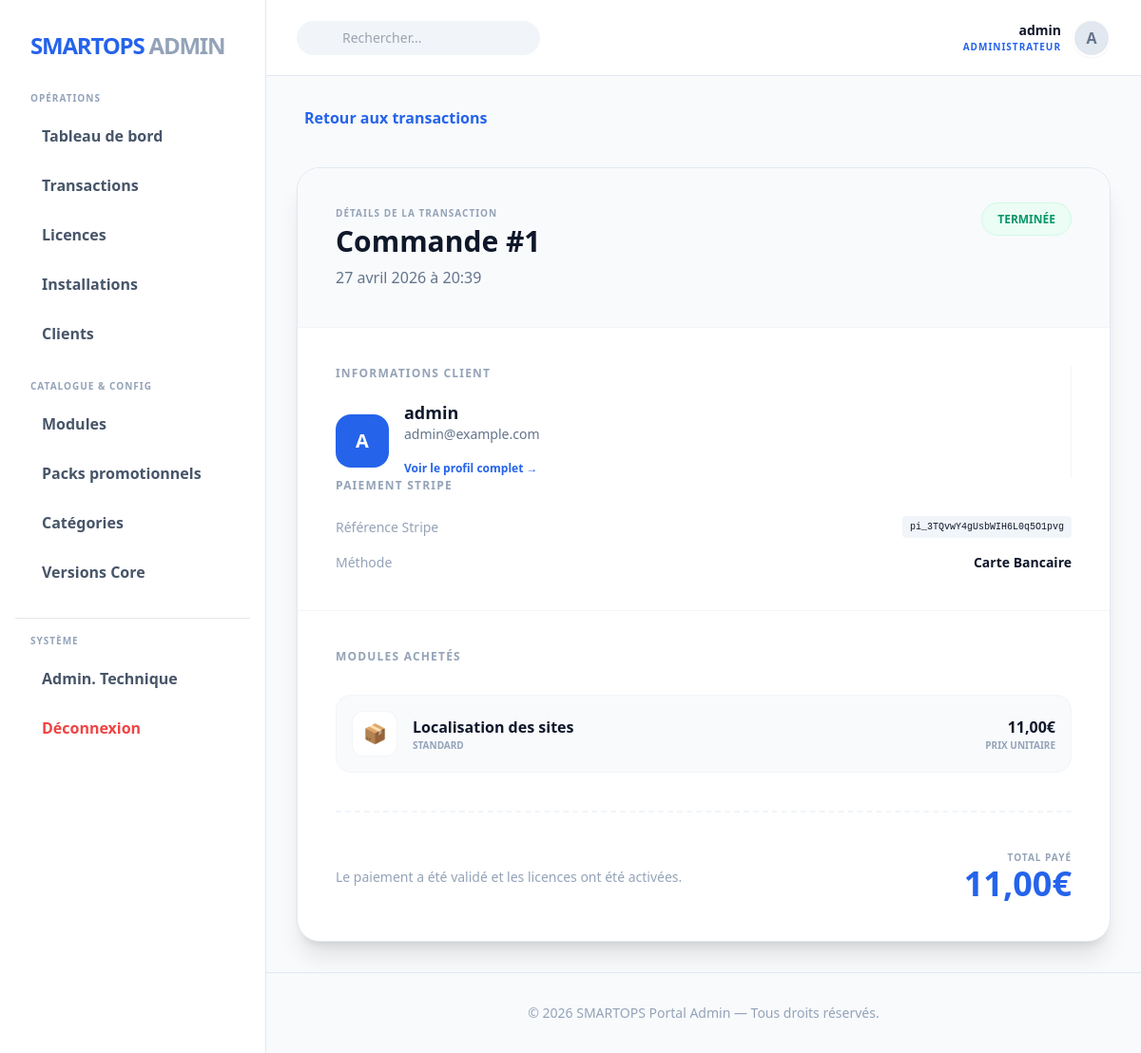
Page /fr/backoffice/transactions/1/ (signed in) on the committed database.
### users/models.py (models this page shows, shortened)
class User(AbstractUser):
    LANGUAGES = [
        ('fr', 'Français'),
        ('en', 'English'),
    ]
    language_preference = models.CharField(
        max_length=5,
        choices=LANGUAGES,
        default='fr',
        verbose_name="Langue préférée"
    )
    is_client = models.BooleanField(
        default=True,
        verbose_name="Est un client"
    )

### payments/models.py (models this page shows, shortened)
class Order(models.Model):
    STATUS_CHOICES = [
        ('pending', _('En attente')),
        ('completed', _('Terminée')),
        ('failed', _('Échouée')),
        ('refunded', _('Remboursée')),
    ]
    user = models.ForeignKey(
        settings.AUTH_USER_MODEL,
        on_delete=models.CASCADE,
        related_name='orders',
        verbose_name="Client"
    )
    status = models.CharField(
        max_length=20,
        choices=STATUS_CHOICES,
        default='pending',
        verbose_name="Statut"
    )
    total_amount = models.DecimalField(
        max_digits=10,
        decimal_places=2,
        verbose_name="Montant total"
    )
    stripe_payment_intent_id = models.CharField(
        max_length=255,
        blank=True,
        null=True,
        verbose_name="ID Paiement Stripe"
    )
    created_at = models.DateTimeField(auto_now_add=True, verbose_name="Date de création")
    updated_at = models.DateTimeField(auto_now=True, verbose_name="Dernière modification")
    class Meta:
        verbose_name = "Commande"
        verbose_name_plural = "Commandes"
        ordering = ['-created_at']

class OrderItem(models.Model):
    order = models.ForeignKey(
        Order,
        on_delete=models.CASCADE,
        related_name='items',
        verbose_name="Commande"
    )
    module = models.ForeignKey(
        Module,
        on_delete=models.SET_NULL,
        null=True,
        blank=True,
        verbose_name="Module"
    )
    bundle = models.ForeignKey(
        ModuleBundle,
        on_delete=models.SET_NULL,
        null=True,
        blank=True,
        verbose_name="Pack"
    )
    price_at_purchase = models.DecimalField(
        max_digits=10,
        decimal_places=2,
        verbose_name="Prix d'achat"
    )
    class Meta:
        verbose_name = "Élément de commande"
        verbose_name_plural = "Éléments de commande"

### catalog/models.py (models this page shows, shortened)
class Module(models.Model):
    name = models.CharField(max_length=255, verbose_name="Nom du module")
    slug = models.SlugField(max_length=255, unique=True, help_text="Slug pour l'URL")
    category = models.ForeignKey(
        Category,
        on_delete=models.SET_NULL,
        null=True,
        related_name="modules",
        verbose_name="Catégorie"
    )
    short_description = models.TextField(
        max_length=500,
        verbose_name="Description courte",
        help_text="Affichée sur les cartes du catalogue."
    )
    description = models.TextField(verbose_name="Description complète")
    featured_image = models.ImageField(
        upload_to='modules/featured/',
        null=True,
        blank=True,
        verbose_name="Image de mise en avant"
    )
    price = models.DecimalField(
        max_digits=10,
        decimal_places=2,
        verbose_name="Prix (Paiement unique)"
    )
    is_active = models.BooleanField(default=True, verbose_name="Actif")
    created_at = models.DateTimeField(auto_now_add=True)
    updated_at = models.DateTimeField(auto_now=True)
    class Meta:
        verbose_name = "Module"
        verbose_name_plural = "Modules"

class Category(models.Model):
    name = models.CharField(max_length=100, verbose_name="Nom")
    slug = models.SlugField(max_length=100, unique=True, help_text="Slug unique pour la catégorie")
    icon = models.CharField(max_length=50, help_text="Emoji ou nom d'icône Lucide", default="📦")
    class Meta:
        verbose_name = "Catégorie"
        verbose_name_plural = "Catégories"

### backoffice/views.py (the view)
# urls.py: path('transactions/<int:pk>/', views.order_detail, name='order_detail'),
@user_passes_test(is_admin)
def order_detail(request, pk):
    order = get_object_or_404(Order.objects.select_related('user'), pk=pk)
    items = order.items.all().select_related('module')
    return render(request, 'backoffice/order_detail.html', {
        'order': order,
        'items': items,
        'admin_name': request.user.username
    })

### backoffice/views.py (called while the page is built)
def is_admin(user):
    return user.is_superuser

### templates/backoffice/order_detail.html (shortened to what this page needs)
{% extends "backoffice/base_backoffice.html" %}
{% block content %}
<div class="mb-10 flex justify-between items-center">
    <a href="{% url 'backoffice:order_list' %}" class="text-blue-600 font-bold flex items-center gap-2 hover:underline">
         Retour aux transactions
    </a>
</div>
<div class="max-w-4xl mx-auto">
    <div class="bg-white rounded-3xl border border-slate-200 shadow-xl overflow-hidden">
        <div class="p-10 bg-slate-50 border-b border-slate-100 flex justify-between items-start">
            <div>
                <p class="text-[10px] font-black text-slate-400 uppercase tracking-widest mb-1">Détails de la Transaction</p>
                <h2 class="text-3xl font-black text-slate-900">Commande #{{ order.id }}</h2>
                <p class="text-slate-500 mt-2">{{ order.created_at|date:"d F Y à H:i" }}</p>
            </div>
            <div class="text-right">
                {% if order.status == 'completed' %}
                    <span class="px-4 py-2 bg-emerald-50 text-emerald-600 rounded-full font-black uppercase text-xs border border-emerald-100">Terminée</span>
                {% else %}
                    <span class="px-4 py-2 bg-amber-50 text-orange-600 rounded-full font-black uppercase text-xs border border-orange-100">{{ order.status }}</span>
                {% endif %}
            </div>
        </div>
        <div class="p-10 row g-10">
            <div class="col-md-6 border-r border-slate-100">
                <h3 class="text-xs font-black text-slate-400 uppercase tracking-widest mb-6">Informations Client</h3>
                <div class="flex items-center gap-4">
                    <div class="h-14 w-14 rounded-2xl bg-blue-600 text-white flex items-center justify-center text-xl font-black">
                        {{ order.user.username|slice:":1"|upper }}
                    </div>
                    <div>
                        <p class="font-black text-slate-900 text-lg leading-none mb-1">{{ order.user.username }}</p>
                        <p class="text-slate-500 text-sm mb-3">{{ order.user.email }}</p>
                        <a href="{% url 'backoffice:user_detail' order.user.id %}" class="text-blue-600 text-xs font-bold hover:underline">Voir le profil complet →</a>
                    </div>
                </div>
            </div>
            <div class="col-md-6">
                <h3 class="text-xs font-black text-slate-400 uppercase tracking-widest mb-6">Paiement Stripe</h3>
                <div class="space-y-4">
                    <div class="flex justify-between items-center">
                        <span class="text-slate-400 text-sm font-medium">Référence Stripe</span>
                        <code class="text-[10px] bg-slate-100 px-2 py-1 rounded font-mono">{{ order.stripe_payment_intent_id|default:"N/A" }}</code>
                    </div>
                    <div class="flex justify-between items-center">
                        <span class="text-slate-400 text-sm font-medium">Méthode</span>
                        <span class="text-slate-900 font-bold text-sm"> Carte Bancaire</span>
                    </div>
                </div>
            </div>
        </div>
        <div class="p-10 border-t border-slate-100">
            <h3 class="text-xs font-black text-slate-400 uppercase tracking-widest mb-8">Modules Achetés</h3>
            <div class="space-y-4">
                {% for item in items %}
                <div class="flex items-center justify-between p-4 bg-slate-50 rounded-2xl border border-slate-100">
                    <div class="flex items-center gap-4">
                        <div class="h-12 w-12 bg-white rounded-xl flex items-center justify-center border border-slate-100 text-xl">📦</div>
                        <div>
                            <p class="font-black text-slate-900">{{ item.module.name }}</p>
                            <p class="text-[10px] text-slate-400 uppercase font-bold">{{ item.module.category.name|default:"PLUGIN" }}</p>
                        </div>
                    </div>
                    <div class="text-right">
                        <p class="font-black text-slate-900">{{ item.price_at_purchase|floatformat:2 }}€</p>
                        <p class="text-[10px] text-slate-400 font-bold">PRIX UNITAIRE</p>
                    </div>
                </div>
                {% endfor %}
            </div>
            <div class="mt-10 pt-10 border-t-2 border-dashed border-slate-100 flex justify-between items-center">
                <div>
                    <p class="text-slate-400 text-sm font-medium">Le paiement a été validé et les licences ont été activées.</p>
                </div>
                <div class="text-right">
                    <p class="text-[10px] font-black text-slate-400 uppercase tracking-widest">Total Payé</p>
                    <p class="text-4xl font-black text-blue-600">{{ order.total_amount|floatformat:2 }}€</p>
                </div>
            </div>
        </div>
    </div>
</div>
{% endblock %}

### templates/backoffice/base_backoffice.html (shortened to what this page needs)
{% load static i18n %}
<!DOCTYPE html>
<html lang="fr">
<head>
    <script src="https://cdn.tailwindcss.com"></script>
    <link rel="stylesheet" href="https://maxst.icons8.com/vue-static/landings/line-awesome/line-awesome/1.3.0/css/line-awesome.min.css">
</head>
<body class="bg-slate-50 text-slate-900 font-sans">
    <div class="flex">
        <aside class="dashboard-sidebar h-screen sticky top-0 bg-white border-r border-slate-200 overflow-y-auto">
            <div class="p-8">
                <a href="{% url 'backoffice:index' %}" class="flex items-center gap-3">
                    <span class="text-2xl font-black text-blue-600 tracking-tighter">SMARTOPS <span class="text-slate-400">ADMIN</span></span>
                </a>
            </div>
            <nav class="px-4 pb-4">
                <div class="px-4 mb-2 text-[10px] uppercase tracking-widest text-slate-400 font-black">Opérations</div>
                <ul class="space-y-1 mb-6">
                    <li>
                        <a href="{% url 'backoffice:index' %}" class="flex items-center gap-3 px-4 py-3 text-slate-600 rounded-xl hover:bg-blue-50 hover:text-blue-600 transition group ">
                            <span class="font-bold">Tableau de bord</span>
                        </a>
                    </li>
                    <li>
                        <a href="{% url 'backoffice:order_list' %}" class="flex items-center gap-3 px-4 py-3 text-slate-600 rounded-xl hover:bg-blue-50 hover:text-blue-600 transition ">
                            <span class="font-bold">Transactions</span>
                        </a>
                    </li>
                    <li>
                        <a href="{% url 'backoffice:license_list' %}" class="flex items-center gap-3 px-4 py-3 text-slate-600 rounded-xl hover:bg-blue-50 hover:text-blue-600 transition ">
                            <span class="font-bold">Licences</span>
                        </a>
                    </li>
                    <li>
                        <a href="{% url 'backoffice:installation_list' %}" class="flex items-center gap-3 px-4 py-3 text-slate-600 rounded-xl hover:bg-blue-50 hover:text-blue-600 transition ">
                            <span class="font-bold">Installations</span>
                        </a>
                    </li>
                    <li>
                        <a href="{% url 'backoffice:user_list' %}" class="flex items-center gap-3 px-4 py-3 text-slate-600 rounded-xl hover:bg-blue-50 hover:text-blue-600 transition ">
                            <span class="font-bold">Clients</span>
                        </a>
                    </li>
                </ul>
                <div class="px-4 mb-2 text-[10px] uppercase tracking-widest text-slate-400 font-black">Catalogue & Config</div>
                <ul class="space-y-1 mb-6">
                    <li>
                        <a href="{% url 'backoffice:module_list' %}" class="flex items-center gap-3 px-4 py-3 text-slate-600 rounded-xl hover:bg-blue-50 hover:text-blue-600 transition ">
                            <span class="font-bold">Modules</span>
                        </a>
                    </li>
                    <li>
                        <a href="{% url 'backoffice:bundle_list' %}" class="flex items-center gap-3 px-4 py-3 text-slate-600 rounded-xl hover:bg-blue-50 hover:text-blue-600 transition ">
                            <span class="font-bold">Packs promotionnels</span>
                        </a>
                    </li>
                    <li>
                        <a href="{% url 'backoffice:category_list' %}" class="flex items-center gap-3 px-4 py-3 text-slate-600 rounded-xl hover:bg-blue-50 hover:text-blue-600 transition ">
                            <span class="font-bold">Catégories</span>
                        </a>
                    </li>
                    <li>
                        <a href="{% url 'backoffice:core_version_list' %}" class="flex items-center gap-3 px-4 py-3 text-slate-600 rounded-xl hover:bg-blue-50 hover:text-blue-600 transition ">
                            <span class="font-bold">Versions Core</span>
                        </a>
                    </li>
                </ul>
                <div class="px-4 mb-2 text-[10px] uppercase tracking-widest text-slate-400 font-black border-t pt-4">Système</div>
                <ul class="space-y-1">
                    <li>
                        <a href="/django-admin/" target="_blank" class="flex items-center gap-3 px-4 py-3 text-slate-600 rounded-xl hover:bg-blue-50 hover:text-blue-600 transition">
                            <span class="font-bold">Admin. Technique</span>
                        </a>
                    </li>
                    <li>
                        <a href="{% url 'account_logout' %}" class="flex items-center gap-3 px-4 py-3 text-red-500 rounded-xl hover:bg-red-50 transition">
                            <span class="font-bold">Déconnexion</span>
                        </a>
                    </li>
                </ul>
            </nav>
        </aside>
        <main class="dashboard-body flex flex-col">
            <header class="h-20 bg-white border-b border-slate-200 px-8 flex items-center justify-between">
                <div class="flex items-center gap-4">
                    <div class="relative hidden md:block">
                        <input type="text" placeholder="Rechercher..." class="pl-12 pr-4 py-2 bg-slate-100 border-none rounded-full text-sm focus:ring-2 focus:ring-blue-500 w-64 transition">
                    </div>
                </div>
                <div class="flex items-center gap-6">
                    <div class="flex items-center gap-3">
                        <div class="text-right">
                            <p class="text-sm font-bold text-slate-900">{{ admin_name }}</p>
                            <p class="text-[10px] font-bold text-blue-600 uppercase tracking-widest">Administrateur</p>
                        </div>
                        <div class="h-10 w-10 rounded-full bg-slate-200 flex items-center justify-center text-slate-500 font-bold border-2 border-white shadow-sm">
                            {{ admin_name|slice:":1"|upper }}
                        </div>
                    </div>
                </div>
            </header>
            <div class="p-8">
                {% block content %}{% endblock %}
            </div>
            <footer class="mt-auto p-8 border-t border-slate-200 text-sm text-slate-400 text-center">
                &copy; 2026 SMARTOPS Portal Admin — Tous droits réservés.
            </footer>
        </main>
    </div>
</body>
</html>

### templates/backoffice/base_backoffice.html (style rules this page uses)
.dashboard-sidebar { width: 280px; transition: all 0.3s; }
.dashboard-body { flex: 1; min-height: 100vh; background: #f8fafc; }

### rows in the picture
User: username "admin", username "A"
Order: id "1", created_at "27 avril 2026 à 20:39", user.username "A", user.username "admin", user.email "admin@example.com", stripe_payment_intent_id "pi_3TQvwY4gUsbWIH6L0q5O1pvg", total_amount "11,00"
OrderItem: module.name "Localisation des sites", module.category.name "STANDARD", price_at_purchase "11,00"
